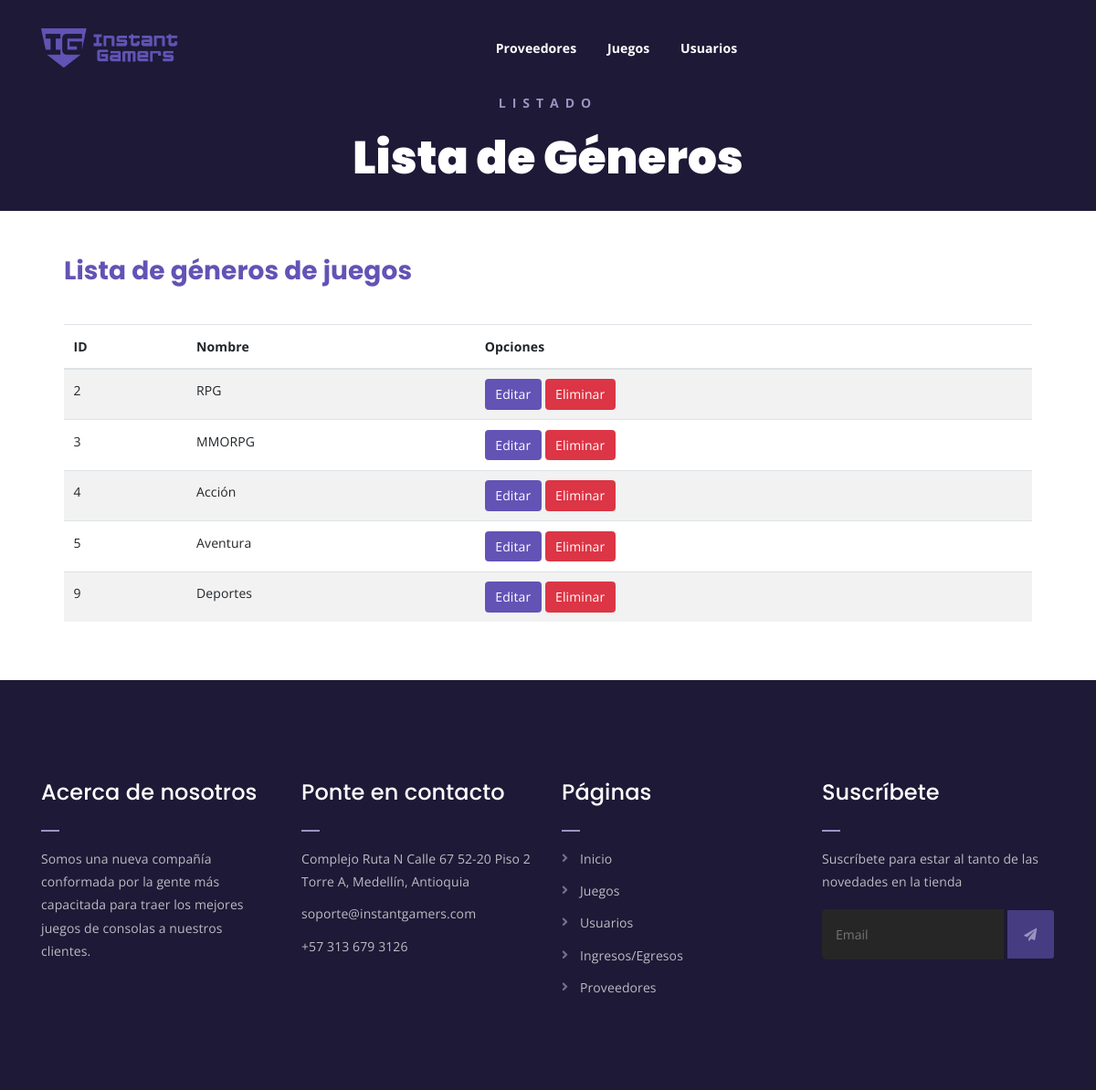
/webapp/listarGeneros/, run on an earlier commit of the app's database.
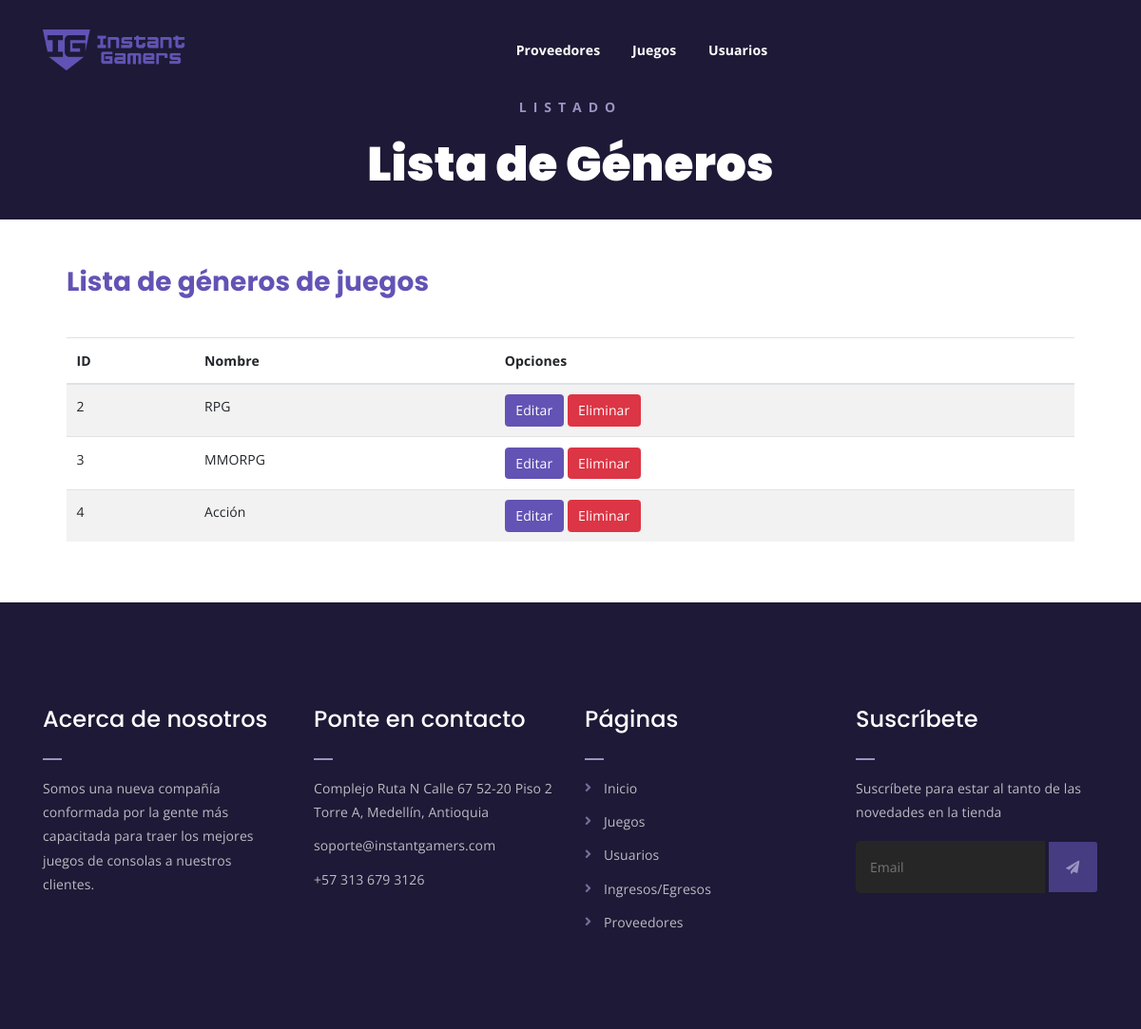
And on a later commit of the database.
### webapp/models.py (models this page shows, shortened)
class Genero(models.Model):
    nombre = models.CharField(max_length=30, unique=True)

### webapp/views.py (the view)
# urls.py: path('listarGeneros/', views.listarGeneros, name="listarGeneros"),
def listarGeneros(request):
    return render(request, 'webapp/genero/listar_generos.html', {'generos': Genero.objects.all()})

### webapp/templates/webapp/genero/listar_generos.html (shortened to what this page needs)
{% extends 'webapp/base-crud.html' %}
{% load static %}
{% block encabezado %}Listado{% endblock encabezado %}
{% block subencabezado %}Lista de Géneros{% endblock subencabezado %}
{% block contenedor %}
{% if generos %}
<div class="listar-generos-juegos mt-150 mb-150">
    <div class="contenedor">
        <h3>Lista de géneros de juegos</h3>
		<br/>
        <div class="table-responsive">
            <table id="lista" class="table table-striped table-hover">
                <thead>
                    <tr>
                        <th>ID</th>
                        <th>Nombre</th>
                        <th colspan="2">Opciones</th>
                    </tr>
                </thead>
                <tbody>
                    {% for genero in generos %}
                    <tr>
                        <td> {{genero.id}} </td>
                        <td> {{genero.nombre}}</td>
                        <td>
                            <a href="{% url 'webapp:edicionGenero' genero.id %}" class="btn btn-info">Editar</a>
                            <a href="{% url 'webapp:eliminarGenero' genero.id %}" class="btn btn-danger">Eliminar</a>
                        </td>
                    </tr>
                    {% endfor %}
                </tbody>
            </table>
        </div>
    </div>
</div>
{% else %}
No hay datos
{% endif %}
{% endblock contenedor %}

What changed in the data, as far as the page shows it:
removed Genero: id "5", nombre "Aventura"
removed Genero: id "9", nombre "Deportes"
